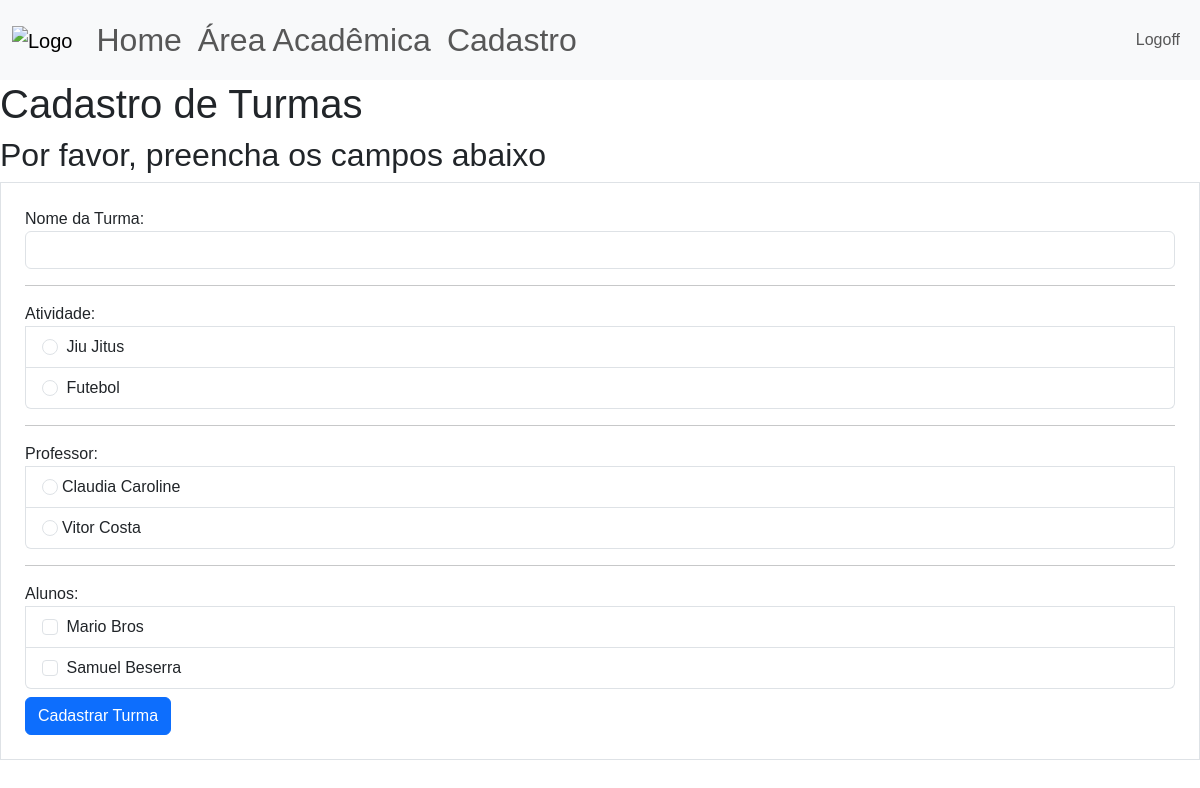
Before: /cadastro/cad_turma (signed in) with the older database file.
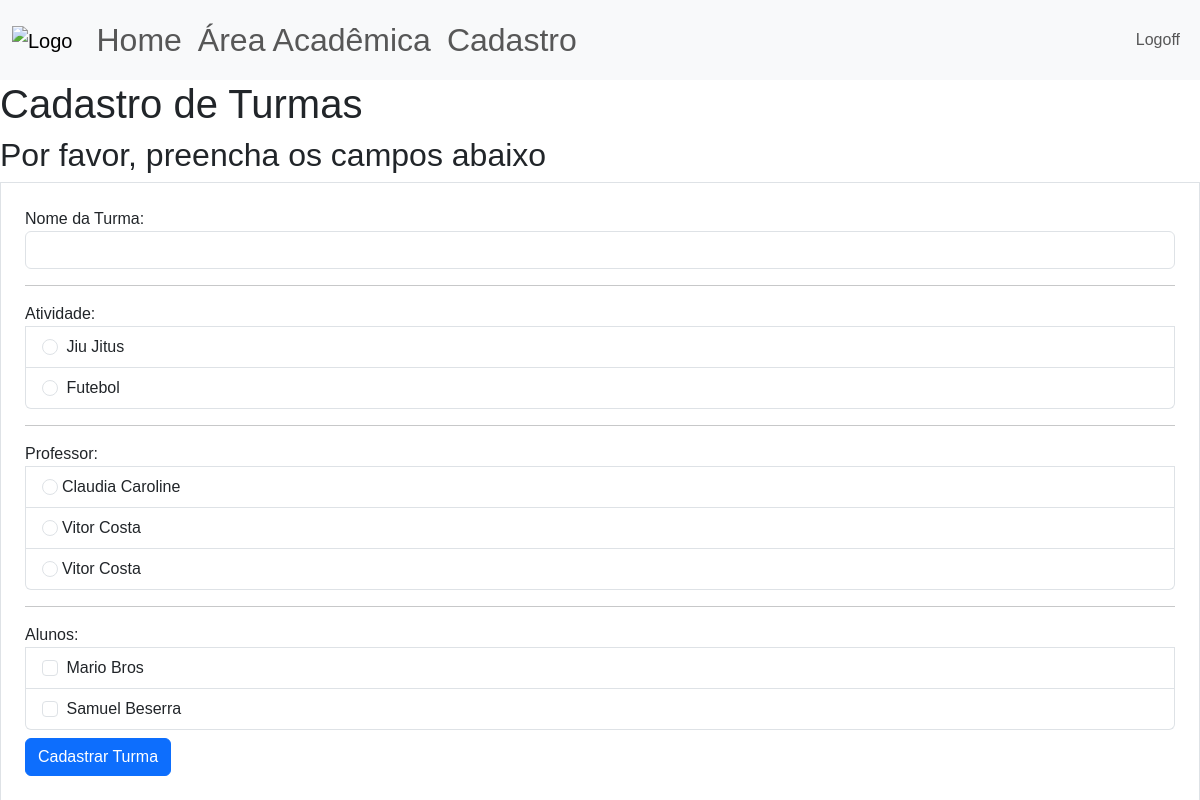
After: the same page with the newer database file.
### site_verbo_amar/models.py (models this page shows)
class Atividade(database.Model):
    id = database.Column(database.Integer, primary_key=True)
    atividade = database.Column(database.String, nullable=False, unique=True)
    dias_aula = database.Column(database.String, nullable=False)

class Usuario(database.Model, UserMixin):
    id = database.Column(database.Integer, primary_key=True)
    username = database.Column(database.String, nullable=False)
    email = database.Column(database.String, nullable=False, unique=True)
    senha = database.Column(database.String, nullable=False)
    sexo = database.Column(database.String, nullable=False)
    adm = database.Column(database.String, nullable=False)
    professor = database.Column(database.String, nullable=False)
    data_aniversario = database.Column(database.DateTime, nullable=False)

class Aluno(database.Model):
    id = database.Column(database.Integer, primary_key=True)
    nome_completo = database.Column(database.String, nullable=False)
    cpf = database.Column(database.Integer, nullable=False)
    sexo = database.Column(database.String, nullable=False)
    nome_mae = database.Column(database.String, nullable=False)
    nome_pai = database.Column(database.String, nullable=False)
    data_aniversario = database.Column(database.DateTime, nullable=False)

### site_verbo_amar/routes.py (the view, shortened to what this page needs)
@app.route("/cadastro/cad_turma", methods=['GET','POST'])
@login_required
def cad_turma():
    form_cad_turma = FormTurma()
    atividades = carregar_atividades()
    professores = carregar_professores()
    alunos = carregar_alunos()
    return render_template('cad_turma.html',
                           form_cad_turma=form_cad_turma,
                           atividades=atividades,
                           professores=professores,
                           alunos=alunos)

### site_verbo_amar/forms.py
class FormTurma(FlaskForm):
    nome_turma = StringField("Nome da Turma:", validators=[DataRequired()])
    atividade = BooleanField("Atividade:", )
    professor = BooleanField("Professor:",)
    alunos = BooleanField("Alunos:", )
    botao_submit_turma = SubmitField("Cadastrar Turma")

### site_verbo_amar/models.py (called while the page is built)
@login_manager.user_loader
def load_user(id_usuario):
    return Usuario.query.get(int(id_usuario))

### site_verbo_amar/routes.py (called while the page is built)
def carregar_atividades():
    atividades = Atividade.query.order_by(Atividade.id.asc())
    return atividades

def carregar_professores():
    professores = Usuario.query.order_by(Usuario.username.asc())
    return professores

def carregar_alunos():
    alunos = Aluno.query.order_by(Aluno.nome_completo.asc())
    return alunos

### site_verbo_amar/templates/cad_turma.html (shortened to what this page needs)
{% extends 'base.html'%}
{% block body %}
<h1>Cadastro de Turmas</h1>
<h2>Por favor, preencha os campos abaixo</h2>
<div class="col">
  <form method="POST", action="" class="border p-4 mt-1">
    <fieldset>
      <div class="form-group">
        {{ form_cad_turma.nome_turma.label(class="form-control-label") }}
        {% if form_cad_turma.nome_turma.errors %}
          {{ form_cad_turma.nome_turma(class='form-control is-invalid')}}
      </div>
      <div class="invalid-feedback">
        {% for erro in form_cad_turma.nome_turma.errors %}
          {{erro}}
        {% endfor %}
      </div>
      {% else %}
        {{form_cad_turma.nome_turma(class="form-control")}}
      {% endif %}
    </fieldset>
    <hr>
    <ul class="list-group">
      {{form_cad_turma.atividade.label(class='form-control-label')}}
      {% for ativ in atividades %}
        <li class="list-group-item">
          <input class="form-check-input me-1" type="radio"
          name="atividade"
          value="{{ativ.atividade}}"
          id="{{ativ.atividade}}">
          <label class="form-check-label" for="{{ativ.atividade}}">{{ativ.atividade}}</label>
        </li>
      {% endfor %}
    </ul>
    <hr>
    <ul class="list-group">
      {{form_cad_turma.professor.label(class='form-control-label')}}
      {% for professor in professores %}
        <li class="list-group-item">
          <input class="form-check-input me-1" type="radio"
          name="professor"
          value="{{professor.username}}"
          id="{{professor.username}}>"
          <label class="form-check-label" for="{{professor.username}}">{{professor.username}}</label>
        </li>
      {% endfor %}
    </ul>
    <hr>
    <ul class="list-group">
      {{form_cad_turma.alunos.label(class='form-control-label')}}
      {% for aluno in alunos %}
        <li class="list-group-item">
          <input class="form-check-input me-1" type="checkbox"
          name="aluno"
          value="{{aluno.nome_completo}}" id="{{aluno.nome_completo}}">
          <label class="form-check-label" for="{{aluno.nome_completo}}">{{aluno.nome_completo}}</label>
        </li>
      {% endfor %}
    </ul>
    {{form_cad_turma.botao_submit_turma(class='btn btn-primary mt-2')}}
  </form>
</div>
{% endblock %}

### site_verbo_amar/templates/base.html (shortened to what this page needs)
<!DOCTYPE html>
<html lang="pt-br">
<head>
    <link href="https://cdn.jsdelivr.net/npm/bootstrap@5.3.8/dist/css/bootstrap.min.css" rel="stylesheet">
    <link rel="stylesheet" type="text/css" href="{{url_for('static', filename='main.css')}}">
</head>
<body>
    {% include 'navbar.html'%}
    {% block body %}
    {% endblock %}
</body>
</html>

### site_verbo_amar/templates/navbar.html (shortened to what this page needs)
<nav class="navbar navbar-expand-lg bg-body-tertiary">
  <div class="container-fluid">
    <a class="navbar-brand" href="{{ url_for('home')}}">
      <img src = "{{url_for('static', filename='logo.png')}}", height="100", alt="Logo">
    </a>
    <ul class="navbar-nav me-auto mb-2 mb-lg-0" style="font-size: 2rem;">
        {% if current_user.is_authenticated %}
          <li class="nav-item">
            <a class="nav-link" href="{{ url_for('home') }}">Home</a>
          </li>
          <li class="nav-item">
            <a class="nav-link" href="{{ url_for('area_academica') }}">Área Acadêmica</a>
          </li>
          <li class="nav-item">
            <a class="nav-link" href="{{ url_for('cadastro') }}">Cadastro</a>
          </li>
         {% endif %}
      </ul>
      <ul class="d-flex navbar-nav">
        {% if current_user.is_authenticated %}
            <li class="nav-item">
              <a class="nav-link" href="{{ url_for('sair') }}">Logoff</a>
            </li>
        {% else %}
          <li class="nav-item">
            <a class="nav-link" href="{{ url_for('login') }}">Login</a>
          </li>
        {% endif %}
      </ul>
    </div>
</nav>

### site_verbo_amar/static/main.css (style rules this page uses)
* { font-family:'Poppins', sans-serif; }

Changed rows visible on the page:
added Usuario: username "Vitor Costa"
